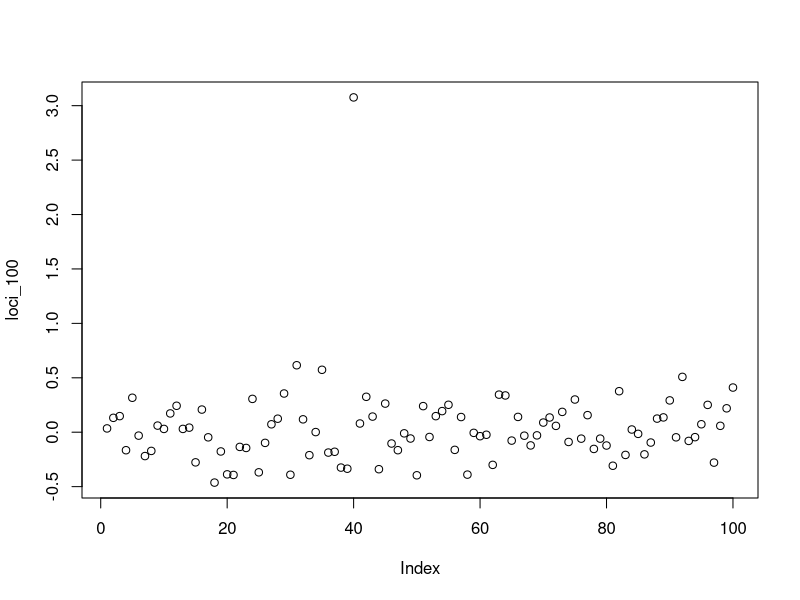
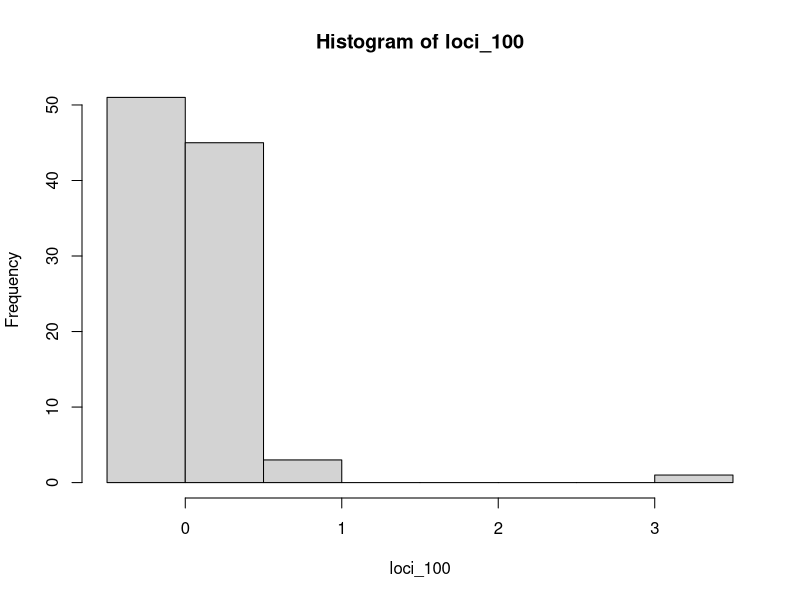
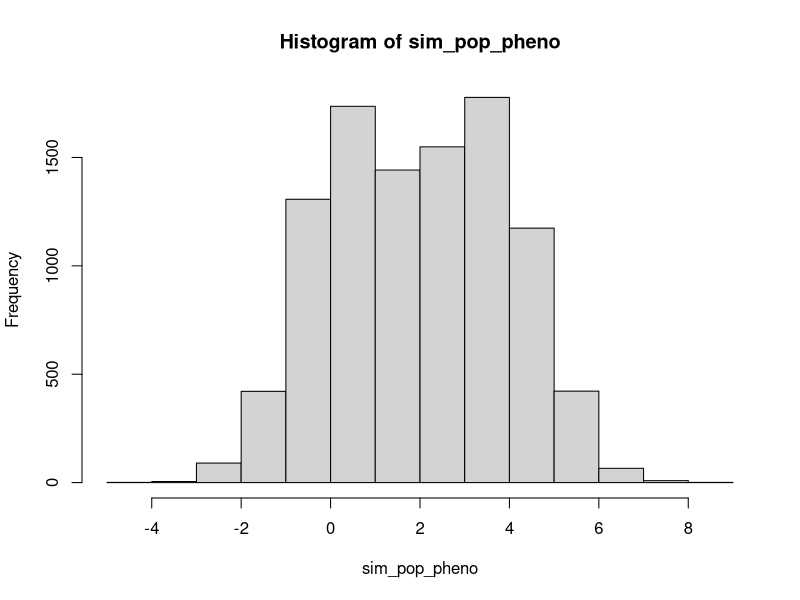
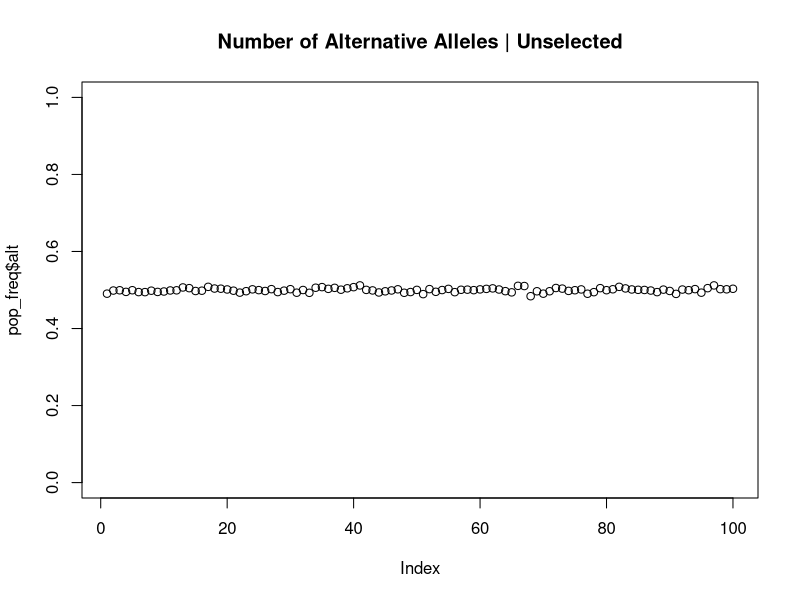
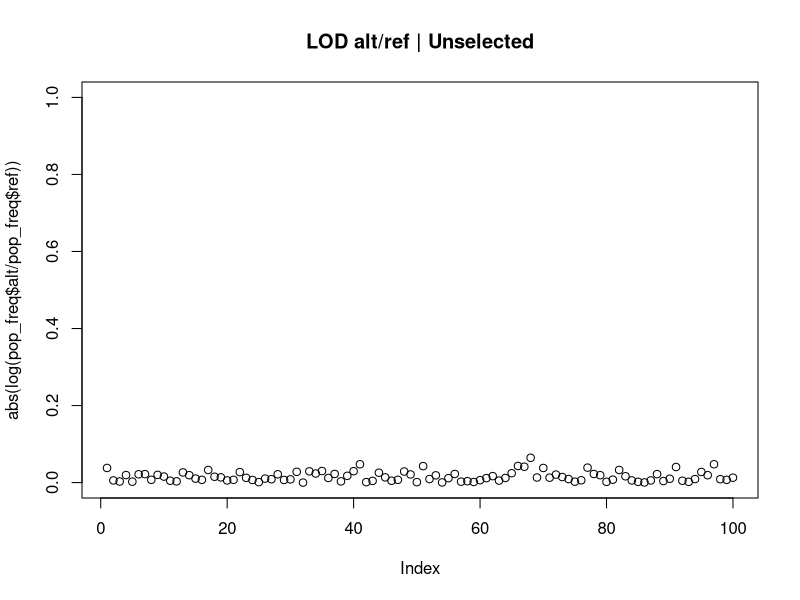
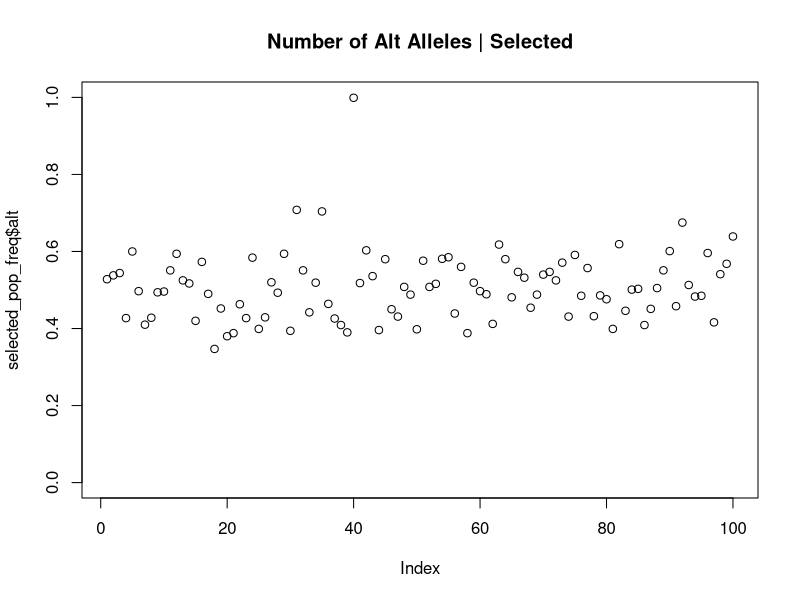
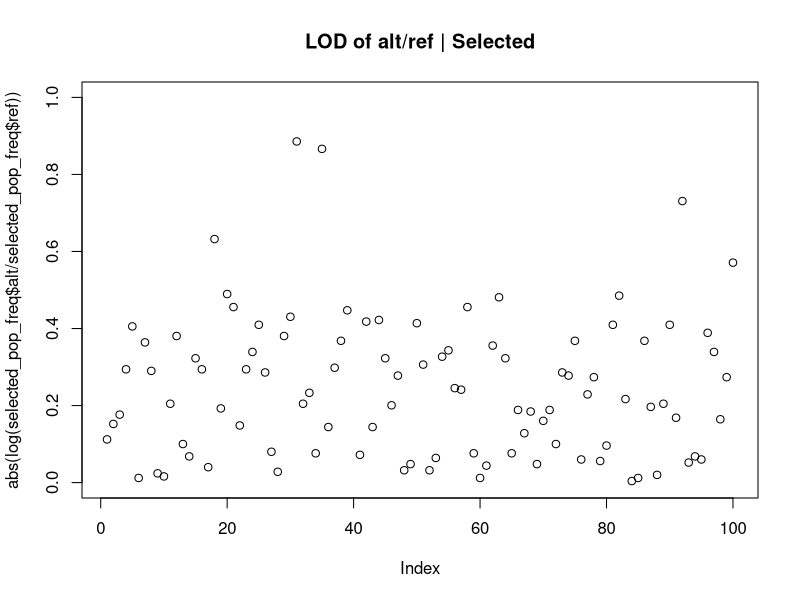
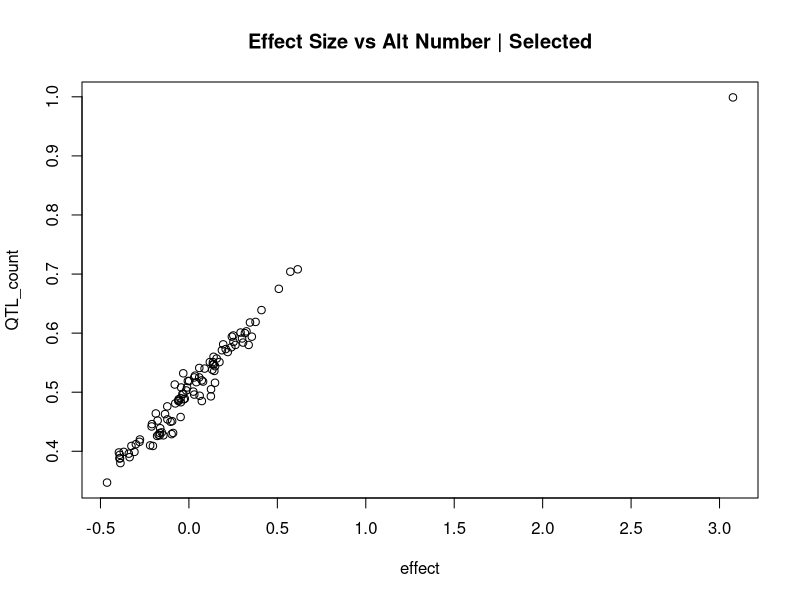

Recreate these plots in R, in order. (Note: this script raises an error after producing the figures.)
## ---- chunk 1
#Load packages
library(ggplot2)
library(tidyr)
library(reshape2)
library(cowplot)
library(data.table)

library(dplyr)
library(foreach)
library(doParallel)
library(RColorBrewer)
library(scales)

ggplot2::theme_set(theme_light() + theme(text = element_text(size = 20)))

## ---- chunk 2
#Save a randomized distribution of effects
set.seed(04201993)

loci_100 <- rnorm(n = 100)/5
#Add in a QTL to POS 40
loci_100[40] <- max(loci_100)*5

#loci_100 <- rchisq(100, 1)
max(loci_100)
plot(loci_100)
hist(loci_100)

#Simulate a population with all of these genotypes
num_rows <- 10000
num_cols <- 100

sim_pop <- matrix(rbinom(num_rows*num_cols, 1, 0.5), nrow = num_rows, ncol = num_cols)

#Simulate phenotypes
sim_pop_pheno <- sim_pop %*% loci_100
hist(sim_pop_pheno)

#Which genotypes are in each location?
sim_pop %>% as.data.frame() %>% colSums() %>% as.data.frame() %>% mutate(alt = ./length(sim_pop[,1]), ref = 1-alt) -> pop_freq

plot(pop_freq$alt, ylim = c(0,1), main = "Number of Alternative Alleles | Unselected")

plot(abs(log(pop_freq$alt/pop_freq$ref)), ylim = c(0,1), main = "LOD alt/ref | Unselected")

#Which genotypes are enriched in the top 10% of the phenotype?
cutoff <- quantile(sim_pop_pheno, probs = 0.9) #1.297661 
selected_pop <- sim_pop[sim_pop_pheno > cutoff,]

selected_pop %>% as.data.frame() %>% colSums() %>% as.data.frame() %>% mutate(alt = ./length(selected_pop[,1]), ref = 1-alt) -> selected_pop_freq
plot(selected_pop_freq$alt, ylim = c(0,1), main = "Number of Alt Alleles | Selected")
plot(abs(log(selected_pop_freq$alt/selected_pop_freq$ref)), ylim = c(0,1), main = "LOD of alt/ref | Selected")

#Compare the actual effects vs the QTL of effects
plot(data.frame(effect = loci_100, QTL_count = selected_pop_freq$alt), main = "Effect Size vs Alt Number | Selected")

plot(data.frame(effect = loci_100, absLOD = abs(log(selected_pop_freq$alt/selected_pop_freq$ref))), main = "Simulated Data Without Noise")



## ---- chunk 3
#Calculate the variance
var(sim_pop_pheno)

#Calculate the amount of variance that is explained by the first locus
locus1 <- data.frame(phenotypes = sim_pop_pheno, genotype = sim_pop[1,])
summary(lm(phenotypes ~ genotype, locus1))

#Run the lm() for every locus
sim_phenogeno <- cbind(sim_pop_pheno, as.data.frame(sim_pop))

sim_summarylm <- summary(lm(sim_pop_pheno ~ ., sim_phenogeno))
plot(sim_summarylm$coefficients[-1,1], loci_100)

#Find percentage variance using anova()
var(sim_pop_pheno)
af <- anova(lm(sim_pop_pheno ~ ., sim_phenogeno))
afss <- af$"Sum Sq"
sim_anova_ss <- cbind(af,PctExp=afss/sum(afss)*100)

plot(sim_anova_ss$PctExp[1:100], abs(loci_100))

#How much variance is unexplained?
sim_anova_ss$PctExp[101]
## ---- chunk 4
#Simulate phenotypes
realistic_pop_pheno <- sim_pop %*% loci_100 + rnorm(100, 0, sd = 2)
plot(sim_pop_pheno, realistic_pop_pheno)
abline(a = 0, b = 1)

#Which genotypes are enriched in the top 10% of the phenotype?
rlcutoff <- quantile(realistic_pop_pheno, probs = 0.9) #1.297661 
rlselected_pop <- sim_pop[realistic_pop_pheno > rlcutoff,]

rlselected_pop %>% as.data.frame() %>% colSums() %>% as.data.frame() %>% mutate(alt = ./length(rlselected_pop[,1]), ref = 1-alt) -> rlselected_pop_freq

#Run the lm() for every locus
rlsim_phenogeno <- cbind(realistic_pop_pheno, as.data.frame(sim_pop))

#Run the anova() for the model
rlaf <- anova(lm(realistic_pop_pheno ~ ., rlsim_phenogeno))
rlafss <- rlaf$"Sum Sq"
rlsim_anova_ss <- cbind(rlaf,PctExp=rlafss/sum(rlafss)*100)
plot(rlsim_anova_ss$PctExp[1:100], abs(loci_100))
rlsim_anova_ss$PctExp[101]

#This shows that it isn't right... and now it is :)
plot(afss[1:100], rlafss[1:100],
     main = "Percentage Variance with and without noise")
abline(0,1)

#Percentage of variance vs actual effect
plot(abs(loci_100), afss[1:100], main = "Variance Explained by Effect Size")
points(abs(loci_100), rlafss[1:100], col = "pink2")

#Plotting with noise
# plot(data.frame(effect = loci_100, absLOD = abs(log(rlselected_pop_freq$alt/rlselected_pop_freq$ref))), main = "Simulated Data WITH Noise", col = "violet")
# points(data.frame(effect = loci_100, absLOD = abs(log(selected_pop_freq$alt/selected_pop_freq$ref))), col = "black")

## ---- chunk 5
bcorr <- 0.05/100
#Plotting with noise
plot(data.frame(effect = loci_100, absLOD = abs(log(rlselected_pop_freq$alt/rlselected_pop_freq$ref))), main = "Simulated Data WITH Noise", col = "pink2")
points(data.frame(effect = loci_100, absLOD = abs(log(selected_pop_freq$alt/selected_pop_freq$ref))), col = "black")

#Distributions
compdata <- data.frame(effect = loci_100, 
                       true_LOD = abs(log(selected_pop_freq$alt/selected_pop_freq$ref)),
                       noise_LOD = abs(log(rlselected_pop_freq$alt/rlselected_pop_freq$ref)))

compdata %>% pivot_longer(-effect, names_to = "Type", values_to = "LOD") %>% ggplot(., aes(x = LOD, color = Type)) + geom_density() + ggtitle("Comparison of LOD Distributions")

#QTL Map


plot(compdata$noise_LOD, col = ((compdata$true_LOD > 0.5)+2), main = "Log Odds of 'Reads' with P-val Correction")
abline(h = quantile(compdata$noise_LOD, 0.95), col = "lightblue3", lwd = 2)
abline(h = quantile(compdata$noise_LOD, (1 - bcorr)), col = "violet", lwd = 2)


plot(compdata$true_LOD, compdata$noise_LOD, col = ((compdata$true_LOD > 0.5)+2), main = "Log Odds of 'Reads' with P-val Correction")
abline(h = quantile(compdata$noise_LOD, 0.95), col = "lightblue3", lwd = 2)
abline(h = quantile(compdata$noise_LOD, (1 - bcorr)), col = "violet", lwd = 2)

## ---- chunk 6
#if the cutoff was 0.75, what would be the TP, FP, TN and FN?
true_and_false <- function(compdata, temp_cutoff){
  TP <- sum(compdata$true_LOD > temp_cutoff & compdata$noise_LOD > temp_cutoff)/100
  FP <- sum(compdata$true_LOD < temp_cutoff & compdata$noise_LOD > temp_cutoff)/100
  TN <- sum(compdata$true_LOD < temp_cutoff & compdata$noise_LOD < temp_cutoff)/100
  FN <- sum(compdata$true_LOD > temp_cutoff & compdata$noise_LOD < temp_cutoff)/100

  return(c(TP, FP, TN, FN))
}

#true_and_false(compdata, 0.3)

for(i in 1:100){
  if(i == 1){
    tprate <- c(i, true_and_false(compdata, i/100))
  }else{
    tprate <- rbind(tprate, c(i, true_and_false(compdata, i/100)))
  }
}

colnames(tprate) <- c("Cutoff", "TP", "FP", "TN", "FN")

head(tprate)

tprate %>% as.data.frame() %>% pivot_longer(-Cutoff) %>% ggplot(aes(x = Cutoff, y = value, color = name)) + geom_point() + ggtitle("Comparison of True and False Negatives and Positives")
  
## ---- chunk 7
#Recombinations occur at a Poisson rate, so it would be how many occur and where?

recombine <- function(mylength){
  zeros <- sample(x = 0:mylength, 1)
  m0 <- c(rep(0, zeros), rep(1, mylength-zeros))
  return(m0)
}

#ChatGPT
num_individuals <- 100000
matrix_result <- replicate(num_individuals, recombine(100)) #20 individuals, 100 loci
rec_pop <- cbind(matrix_result, 1-matrix_result) #40 individuals, 100 loci

rec_population <- t(rec_pop)
## ---- chunk 8
#Population of 1000 individuals that match
rec_phenotype <- rec_population %*% loci_100

#Which genotypes are enriched in the top 10% of the phenotype?
rec_cutoff <- quantile(rec_phenotype, probs = 0.9) #1.297661 
rec_selected_pop <- rec_population[rec_phenotype > rec_cutoff,]

rec_selected_pop %>% as.data.frame() %>% colSums() %>% as.data.frame() %>% mutate(alt = ./length(rec_selected_pop[,1]), ref = 1-alt) -> rec_selected_pop_freq
rec_selected_pop %>% as.data.frame() %>% colSums() %>% as.data.frame() %>% dim()

#Run the lm() for every locus
rec_pheno_geno <- cbind(rec_phenotype, as.data.frame(rec_population))

#Run the anova() for the model
rec_anova <- anova(lm(rec_phenotype ~ ., rec_pheno_geno))
rec_anovass <- rec_anova$"Sum Sq"
rec_anova_ss <- cbind(rec_anova,PctExp=rec_anovass/sum(rec_anovass)*100)
plot(rec_anova_ss$PctExp[1:100], abs(loci_100))
rec_anova_ss$PctExp[101]

#This shows that it isn't right... and now it is :)
plot(afss[1:100], rec_anovass[1:100],
     main = "Percentage Variance with and without noise")
abline(0,1)

#Percentage of variance vs actual effect
plot(abs(loci_100), afss[1:100], main = "Variance Explained by Effect Size")
points(abs(loci_100), rec_anovass[1:100], col = "turquoise4")


## ---- chunk 9
bcorr <- 0.05/100
#Plotting with noise
plot(data.frame(effect = loci_100, absLOD = abs(log(rec_selected_pop_freq$alt/rec_selected_pop_freq$ref))), main = "Simulated Data WITH Noise", col = "turquoise")
points(data.frame(effect = loci_100, absLOD = abs(log(selected_pop_freq$alt/selected_pop_freq$ref))), col = "black")

#Distributions
rec_compdata <- data.frame(effect = loci_100, 
                       true_LOD = abs(log(selected_pop_freq$alt/selected_pop_freq$ref)),
                       noise_LOD = abs(log(rec_selected_pop_freq$alt/rec_selected_pop_freq$ref)))

rec_compdata %>% pivot_longer(-effect, names_to = "Type", values_to = "LOD") %>% ggplot(., aes(x = LOD, color = Type)) + geom_density() + ggtitle("Comparison of LOD Distributions")

#QTL Map

plot(rec_compdata$noise_LOD, col = ((rec_compdata$true_LOD > 0.5)+2), main = "Log Odds of 'Reads' with P-val Correction")
abline(h = quantile(rec_compdata$noise_LOD, 0.95, na.rm = TRUE), col = "lightblue3", lwd = 2)
abline(h = quantile(rec_compdata$noise_LOD, (1 - bcorr), na.rm = TRUE), col = "violet", lwd = 2)


plot(rec_compdata$true_LOD, rec_compdata$noise_LOD, col = ((rec_compdata$true_LOD > 0.5)+2), main = "Log Odds of 'Reads' with P-val Correction")
abline(h = quantile(rec_compdata$noise_LOD, 0.95, na.rm = TRUE), col = "lightblue3", lwd = 2)
abline(h = quantile(rec_compdata$noise_LOD, (1 - bcorr), na.rm = TRUE), col = "violet", lwd = 2)

## ---- chunk 10
#check on the distributions of them in the first place
dim(rec_population)

plot(rec_population[1:1000,1])
plot(rec_population[1:1000,50])
plot(rec_population[1:1000,100])


plot(rec_population[199000:200000,1])
plot(rec_population[1:1000,1])
## ---- chunk 11
hist(sample(0:100, size = 1000, replace = TRUE))

hist(rec_compdata$noise_LOD)

plot(rec_compdata$noise_LOD, col = ((rec_compdata$true_LOD > 0.5)+2), main = "Log Odds of 'Reads' with P-val Correction")
abline(h = quantile(rec_compdata$noise_LOD, 0.95), col = "lightblue3", lwd = 2)
abline(h = quantile(rec_compdata$noise_LOD, (1 - bcorr)), col = "violet", lwd = 2)
## ---- chunk 12
#Trying this without 0s
#Distributions
rec_compdata_1 <- data.frame(effect = loci_100, 
                       true_LOD = abs(log((selected_pop_freq$alt + 1)/(selected_pop_freq$ref+1))),
                       noise_LOD = abs(log((rec_selected_pop_freq$alt +1)/(rec_selected_pop_freq$ref+1))))

#Plot QTL
plot(rec_compdata_1$noise_LOD, col = ((rec_compdata_1$true_LOD > 0.5)+2), main = "Log Odds of 'Reads' with P-val Correction")
abline(h = quantile(rec_compdata_1$noise_LOD, 0.95), col = "lightblue3", lwd = 2)
abline(h = quantile(rec_compdata_1$noise_LOD, (1 - bcorr)), col = "violet", lwd = 2)
## ---- chunk 13
#Recombinations occur at a Poisson rate, so it would be how many occur and where?
mylength <- 100
recombine_twice <- function(mylength){
  zeros <- sample(x = 0:mylength, 2)
  zs <- min(zeros)
  zs[2] <- max(zeros)
  m0 <- c(rep(0, zs[1]), 
          rep(1, zs[2] - zs[1]),
          rep(0, mylength-zs[2]))
  return(m0)
}

#Test how often these samples have a difference > 1
myzeros <- NA
z1s <- NA
z2s <- NA
for(i in 1:1000){
  zeros <- sample(x = 0:10, 2)
  z1s[i] <- zeros[1]
  z2s[i] <- zeros[2]
  myzeros[i] <- zeros[1] - zeros[2]
}
hist(myzeros)
hist(z1s)
hist(z2s)

#ChatGPT
num_individuals <- 2000
matrix_result <- replicate(num_individuals, recombine_twice(100)) #20 individuals, 100 loci
rec_pop <- cbind(matrix_result, 1-matrix_result) #40 individuals, 100 loci

rec2_population <- t(rec_pop)
## ---- chunk 14
#Population of 1000 individuals that match
rec2_phenotype <- rec2_population %*% loci_100

#Which genotypes are enriched in the top 10% of the phenotype?
rec2_cutoff <- quantile(rec2_phenotype, probs = 0.9) #1.297661 
rec2_selected_pop <- rec2_population[rec2_phenotype > rec2_cutoff,]

rec2_selected_pop %>% as.data.frame() %>% colSums() %>% as.data.frame() %>% mutate(alt = ./length(rec2_selected_pop[,1]), ref = 1-alt) -> rec2_selected_pop_freq
rec2_selected_pop %>% as.data.frame() %>% colSums() %>% as.data.frame() %>% dim()

#Run the lm() for every locus
rec2_pheno_geno <- cbind(rec2_phenotype, as.data.frame(rec2_population))

#Run the anova() for the model
rec2_anova <- anova(lm(rec2_phenotype ~ ., rec2_pheno_geno))
rec2_anovass <- rec2_anova$"Sum Sq"
rec2_anova_ss <- cbind(rec2_anova,PctExp=rec2_anovass/sum(rec2_anovass)*100)
plot(rec2_anova_ss$PctExp[1:100], abs(loci_100))
rec2_anova_ss$PctExp[101]

#This shows that it isn't right... and now it is :)
plot(afss[1:100], rec2_anovass[1:100],
     main = "Percentage Variance with and without noise")
abline(0,1)

#THE QTL PLOT
#Distributions
rec2_compdata_1 <- data.frame(effect = loci_100, 
                       true_LOD = abs(log((selected_pop_freq$alt + 1)/(selected_pop_freq$ref+1))),
                       noise_LOD = abs(log((rec2_selected_pop_freq$alt +1)/(rec2_selected_pop_freq$ref+1))))

#Plot QTL
plot(rec2_compdata_1$noise_LOD, col = ((rec2_compdata_1$true_LOD > 0.5)+2), main = "Log Odds of 'Reads' with P-val Correction")
abline(h = quantile(rec2_compdata_1$noise_LOD, 0.95), col = "lightblue3", lwd = 2)
abline(h = quantile(rec2_compdata_1$noise_LOD, (1 - bcorr)), col = "violet", lwd = 2)
## ---- chunk 15
plot(loci_100)
plot(loci_100, col = loci_100+2)

plot(rec2_compdata_1$noise_LOD, col = loci_100+2, main = "Log Odds of 'Reads' with P-val Correction")
## ---- chunk 16
savedata <- list()
sims <- 10
for(i in 1:sims){
  num_individuals <- 200000
  matrix_result <- replicate(num_individuals, recombine_twice(100)) #20 individuals, 100 loci
  rec_pop <- cbind(matrix_result, 1-matrix_result) #40 individuals, 100 loci

  rec2_population <- t(rec_pop)
  
  #Population of 1000 individuals that match
  rec2_phenotype <- rec2_population %*% loci_100
  
  #Which genotypes are enriched in the top 10% of the phenotype?
  rec2_cutoff <- quantile(rec2_phenotype, probs = 0.9) #1.297661 
  rec2_selected_pop <- rec2_population[rec2_phenotype > rec2_cutoff,]
  
  rec2_selected_pop %>% as.data.frame() %>% colSums() %>% as.data.frame() %>% 
    mutate(A = .+1, R = 1 + length(rec2_selected_pop[,1]) -.) %>%
    mutate(alt = A/length(rec2_selected_pop[,1]), ref = R/length(rec2_selected_pop[,1])) %>%
    mutate(LOD = log(alt/ref)) -> rec2_selected_pop_freq

  savedata[[i]] <- rec2_selected_pop_freq
  if(i == 1){
      plot(rec2_selected_pop_freq$LOD, col = loci_100+2, main = "Log Odds of 'Reads' from Recombination")
  }else{
    points(rec2_selected_pop_freq$LOD, col = loci_100+2)
  }

}

NoNoise <- savedata
## ---- chunk 17
savedata <- list()
sims <- 10
for(i in 1:sims){
  num_individuals <- 200000
  matrix_result <- replicate(num_individuals, recombine_twice(100)) #20 individuals, 100 loci
  rec_pop <- cbind(matrix_result, 1-matrix_result) #40 individuals, 100 loci

  rec2_population <- t(rec_pop)
  
  #Population of 1000 individuals that match
  rec2_phenotype <- rec2_population %*% (loci_100 + rnorm(length(loci_100),
                                                          0,
                                                          sd = 0.1))
  
  #Add noise; how much for a normally distributed chromosome of effects?
  rec2_phenotype <- rec2_phenotype + rnorm(n = length(rec2_phenotype),
                                           mean = 0,
                                           sd = 1)
  
  #Which genotypes are enriched in the top 10% of the phenotype?
  rec2_cutoff <- quantile(rec2_phenotype, probs = 0.9) #1.297661 
  rec2_selected_pop <- rec2_population[rec2_phenotype > rec2_cutoff,]
  
  rec2_selected_pop %>% as.data.frame() %>% colSums() %>% as.data.frame() %>% 
    mutate(A = .+1, R = 1 + length(rec2_selected_pop[,1]) -.) %>%
    mutate(alt = A/length(rec2_selected_pop[,1]), ref = R/length(rec2_selected_pop[,1])) %>%
    mutate(LOD = log(alt/ref)) -> rec2_selected_pop_freq

  savedata[[i]] <- rec2_selected_pop_freq
  if(i == 1){
      plot(rec2_selected_pop_freq$LOD, col = loci_100+2, ylim = c(0,3),
           main = "Log Odds of 'Reads' from Recombination with Noise")
  }else{
    points(rec2_selected_pop_freq$LOD, col = loci_100+2)
  }

}


## ---- chunk 18
plot(loci_100, loci_100 + rnorm(length(loci_100),0,sd = 0.1))

unlist(savedata)
savedata[1]

count <- sum(sapply(savedata, function(df) max(df[40,6])) == max(df[,6]))

mycount <- 0
for(i in 1:sims){
  if(max(savedata[[i]]$LOD) == savedata[[1]]$LOD[40]){
    mycount <- mycount+1
  }
}

mycount
